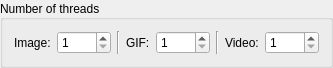
         <widget class="QGroupBox" name="groupBox_NumOfThreads">
          <property name="enabled">
           <bool>true</bool>
          </property>
          <property name="maximumSize">
           <size>
            <width>16777215</width>
            <height>60</height>
           </size>
          </property>
          <property name="toolTip">
           <string/>
          </property>
          <property name="title">
           <string>Number of threads</string>
          </property>
          <property name="alignment">
           <set>Qt::AlignLeading|Qt::AlignLeft|Qt::AlignVCenter</set>
          </property>
          <layout class="QGridLayout" name="gridLayout_8">
           <item row="0" column="6">
            <widget class="QLabel" name="label_13">
             <property name="maximumSize">
              <size>
               <width>50</width>
               <height>16777215</height>
              </size>
             </property>
             <property name="toolTip">
              <string>The number of threads that the software processes video,
which will determine how many video files the software
will process at the same time.</string>
             </property>
             <property name="text">
              <string>Video:</string>
             </property>
            </widget>
           </item>
           <item row="0" column="1">
            <widget class="QSpinBox" name="spinBox_ThreadNum_image">
             <property name="toolTip">
              <string>The number of threads that the software processes pictures,
which will determine how many pictures the software will
process at the same time.</string>
             </property>
             <property name="minimum">
              <number>1</number>
             </property>
             <property name="maximum">
              <number>1000</number>
             </property>
             <property name="singleStep">
              <number>1</number>
             </property>
             <property name="value">
              <number>1</number>
             </property>
            </widget>
           </item>
           <item row="0" column="7">
            <widget class="QSpinBox" name="spinBox_ThreadNum_video_internal">
             <property name="toolTip">
              <string>The number of threads that the software processes video frames,
which will determine how many video frames the software will
process at the same time when processing a video.</string>
             </property>
             <property name="minimum">
              <number>1</number>
             </property>
             <property name="maximum">
              <number>1000</number>
             </property>
             <property name="singleStep">
              <number>1</number>
             </property>
             <property name="value">
              <number>1</number>
             </property>
            </widget>
           </item>
           <item row="0" column="0">
            <widget class="QLabel" name="label_11">
             <property name="maximumSize">
              <size>
               <width>50</width>
               <height>16777215</height>
              </size>
             </property>
             <property name="toolTip">
              <string>The number of threads that the software processes pictures,
which will determine how many pictures the software will
process at the same time.</string>
             </property>
             <property name="statusTip">
              <string/>
             </property>
             <property name="whatsThis">
              <string/>
             </property>
             <property name="text">
              <string>Image:</string>
             </property>
            </widget>
           </item>
           <item row="0" column="2">
            <widget class="Line" name="line">
             <property name="orientation">
              <enum>Qt::Vertical</enum>
             </property>
            </widget>
           </item>
           <item row="0" column="3">
            <widget class="QLabel" name="label_12">
             <property name="maximumSize">
              <size>
               <width>50</width>
               <height>16777215</height>
              </size>
             </property>
             <property name="toolTip">
              <string>The number of threads that the software processes GIF,
which will determine how many GIF files the software
will process at the same time.</string>
             </property>
             <property name="text">
              <string>GIF:</string>
             </property>
            </widget>
           </item>
           <item row="0" column="4">
            <widget class="QSpinBox" name="spinBox_ThreadNum_gif_internal">
             <property name="toolTip">
              <string>The number of threads that the software processes GIF frames,
which will determine how many GIF frames the software will
process at the same time when processing a GIF.</string>
             </property>
             <property name="minimum">
              <number>1</number>
             </property>
             <property name="maximum">
              <number>1000</number>
             </property>
             <property name="singleStep">
              <number>1</number>
             </property>
             <property name="value">
              <number>1</number>
             </property>
            </widget>
           </item>
           <item row="0" column="5">
            <widget class="Line" name="line_2">
             <property name="orientation">
              <enum>Qt::Vertical</enum>
             </property>
            </widget>
           </item>
          </layout>
         </widget>
